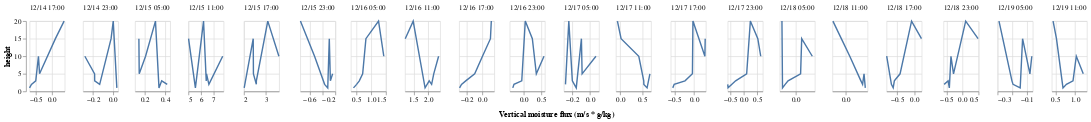

The cell this chart's notebook holds for it:
### Code cell
alt.Chart(sos_tidy_temps).transform_filter(
    alt.datum.measurement == 'w_h2o_'
).mark_line().encode(
    alt.X('value:Q', sort='-y', title=None),
    alt.Y('height:Q'),
    alt.Facet('time:T', header=alt.Header(format="%m/%d %H:00", formatType='time'), title='Vertical moisture flux (m/s * g/kg)')
).properties(
    width=50, 
    height=100
).resolve_scale(
    x='independent'
).configure_header(
    titleOrient='bottom'
)

### Figure 1 — Vega-Lite specification as saved in the notebook (floating-point values rounded to 4 significant figures; data arrays with more than 128 entries replaced by an {"elided": "..."} marker saying what was removed)
{"config": {"view": {"continuousWidth": 400, "continuousHeight": 300}, "header": {"titleOrient": "bottom"}}, "data": {"name": "data-ecbf2ec8b94c22827cecc2465c1b43c1"}, "mark": "line", "encoding": {"facet": {"field": "time", "header": {"format": "%m/%d %H:00", "formatType": "time"}, "title": "Vertical moisture flux (m/s * g/kg)", "type": "temporal"}, "x": {"field": "value", "sort": "-y", "title": null, "type": "quantitative"}, "y": {"field": "height", "type": "quantitative"}}, "height": 100, "resolve": {"scale": {"x": "independent"}}, "transform": [{"filter": "(datum.measurement === 'w_h2o_')"}], "width": 50, "$schema": "https://vega.github.io/schema/vega-lite/v4.17.0.json", "datasets": {"data-ecbf2ec8b94c22827cecc2465c1b43c1": {"elided": "1360 records"}}}
